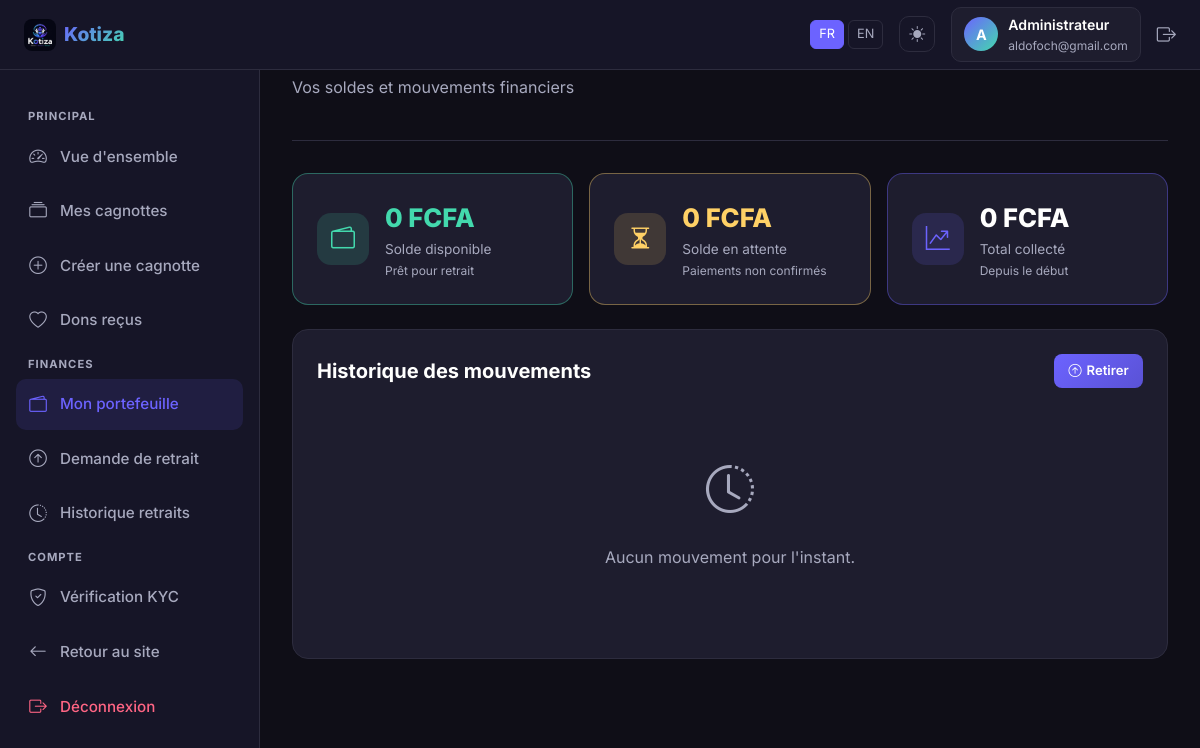
The app's page /user/wallet.php (signed in) with its own data.
### tables this page shows
CREATE TABLE users (
            id INTEGER PRIMARY KEY AUTOINCREMENT,
            full_name TEXT NOT NULL,
            email TEXT UNIQUE NOT NULL,
            phone TEXT UNIQUE NOT NULL,
            password TEXT NOT NULL,
            role TEXT NOT NULL DEFAULT 'user',
            status TEXT NOT NULL DEFAULT 'active',
            balance_pending REAL NOT NULL DEFAULT 0,
            balance_available REAL NOT NULL DEFAULT 0,
            total_collected REAL NOT NULL DEFAULT 0,
            login_attempts INTEGER NOT NULL DEFAULT 0,
            locked_until INTEGER,
            created_at DATETIME DEFAULT CURRENT_TIMESTAMP,
            updated_at DATETIME DEFAULT CURRENT_TIMESTAMP
        );

### includes/functions.php (called while the page is built, shortened)
<?php
function sanitize(string $input): string {
    return htmlspecialchars(strip_tags(trim($input)), ENT_QUOTES, 'UTF-8');
}
function getCurrentUser(): ?array {
    $pdo = getDB();
    $stmt = $pdo->prepare("SELECT * FROM users WHERE id = ?");
    $stmt->execute([$_SESSION['user_id']]);
    return $stmt->fetch() ?: null;
}
function formatAmount(float $amount, string $currency = 'FCFA'): string {
    return number_format($amount, 0, ',', ' ') . ' ' . $currency;
}

### user/wallet.php (the view, shortened to what this page needs)
<?php
require_once __DIR__ . '/../includes/functions.php';
$user = getCurrentUser();
$pdo = getDB();
$transactions = $pdo->prepare("SELECT * FROM wallet_transactions WHERE user_id=? ORDER BY created_at DESC LIMIT 50");
$transactions->execute([$user['id']]);
$txList = $transactions->fetchAll();
require_once __DIR__ . '/../includes/dashboard_header.php';
?>
<div class="page-header">
  <h1 class="page-title">Mon portefeuille</h1>
  <p class="page-subtitle">Vos soldes et mouvements financiers</p>
</div>
<div class="row g-3 mb-4">
  <div class="col-md-4">
    <div class="stat-widget" style="border-color:rgba(67,217,173,0.4);">
      <div class="stat-widget-icon icon-green"><i class="bi bi-wallet2"></i></div>
      <div>
        <div class="stat-widget-value" style="color:var(--accent);"><?= formatAmount($user['balance_available']) ?></div>
        <div class="stat-widget-label">Solde disponible</div>
        <div style="font-size:0.75rem;color:var(--text-muted);">Prêt pour retrait</div>
      </div>
    </div>
  </div>
  <div class="col-md-4">
    <div class="stat-widget" style="border-color:rgba(255,209,102,0.4);">
      <div class="stat-widget-icon icon-yellow"><i class="bi bi-hourglass-split"></i></div>
      <div>
        <div class="stat-widget-value" style="color:var(--warning);"><?= formatAmount($user['balance_pending']) ?></div>
        <div class="stat-widget-label">Solde en attente</div>
        <div style="font-size:0.75rem;color:var(--text-muted);">Paiements non confirmés</div>
      </div>
    </div>
  </div>
  <div class="col-md-4">
    <div class="stat-widget" style="border-color:rgba(108,99,255,0.4);">
      <div class="stat-widget-icon icon-purple"><i class="bi bi-graph-up-arrow"></i></div>
      <div>
        <div class="stat-widget-value"><?= formatAmount($user['total_collected']) ?></div>
        <div class="stat-widget-label">Total collecté</div>
        <div style="font-size:0.75rem;color:var(--text-muted);">Depuis le début</div>
      </div>
    </div>
  </div>
</div>
<div class="card-kotiza">
  <div class="card-body">
    <div class="d-flex justify-content-between align-items-center mb-3">
      <h5 style="font-weight:700;margin:0;">Historique des mouvements</h5>
      <a href="/user/withdrawal.php" class="btn-sm-kotiza btn-primary-sm">
        <i class="bi bi-arrow-up-circle"></i> Retirer
      </a>
    </div>
    <?php if (empty($txList)): ?>
      <div class="text-center py-5" style="color:var(--text-muted);">
        <i class="bi bi-clock-history" style="font-size:3rem;"></i>
        <p class="mt-3">Aucun mouvement pour l'instant.</p>
      </div>
    <?php endif; ?>
  </div>
</div>
<?php require_once __DIR__ . '/../includes/dashboard_footer.php'; ?>

### includes/dashboard_header.php (shortened to what this page needs)
<?php
require_once __DIR__ . '/../includes/functions.php';
$currentUser = getCurrentUser();
$currentPath = $_SERVER['REQUEST_URI'] ?? '/';
?>
<!DOCTYPE html>
<html lang="fr" data-theme="dark">
<head>
  <link rel="stylesheet" href="https://cdn.jsdelivr.net/npm/bootstrap@5.3.2/dist/css/bootstrap.min.css">
  <link rel="stylesheet" href="https://cdn.jsdelivr.net/npm/bootstrap-icons@1.11.3/font/bootstrap-icons.min.css">
  <link rel="stylesheet" href="/assets/css/style.css">
</head>
<body>
<nav style="position:fixed;top:0;left:0;right:0;height:70px;background:var(--bg2);border-bottom:1px solid var(--border);display:flex;align-items:center;padding:0 1.5rem;z-index:200;gap:1rem;">
  <a href="/" style="display:flex;align-items:center;gap:8px;text-decoration:none;">
    <img src="/logo.png" height="32" style="border-radius:8px;">
    <span style="font-weight:800;font-size:1.2rem;background:linear-gradient(135deg,#6c63ff,#43d9ad);-webkit-background-clip:text;-webkit-text-fill-color:transparent;"><?= APP_NAME ?></span>
  </a>
  <div style="margin-left:auto;display:flex;align-items:center;gap:1rem;">
    <div class="d-flex gap-1">
      <button class="lang-btn" data-lang="fr">FR</button>
      <button class="lang-btn" data-lang="en">EN</button>
    </div>
    <button id="theme-toggle"><i class="bi bi-sun-fill" id="theme-icon"></i></button>
    <div style="display:flex;align-items:center;gap:10px;padding:6px 12px;background:var(--bg3);border-radius:10px;border:1px solid var(--border);">
      <div style="width:34px;height:34px;border-radius:50%;background:linear-gradient(135deg,#6c63ff,#43d9ad);display:flex;align-items:center;justify-content:center;color:#fff;font-weight:700;font-size:0.9rem;">
        <?= strtoupper(substr($currentUser['full_name'], 0, 1)) ?>
      </div>
      <div class="d-none d-sm-block">
        <div style="font-weight:600;font-size:0.88rem;color:var(--text);"><?= sanitize($currentUser['full_name']) ?></div>
        <div style="font-size:0.75rem;color:var(--text-muted);"><?= sanitize($currentUser['email']) ?></div>
      </div>
    </div>
    <a href="/auth/logout.php" style="color:var(--text-muted);font-size:1.2rem;" title="Déconnexion">
      <i class="bi bi-box-arrow-right"></i>
    </a>
  </div>
</nav>
<aside class="sidebar">
  <ul class="sidebar-nav">
    <li><span class="sidebar-section">Principal</span></li>
    <li><a href="/user/dashboard.php" class="sidebar-link <?= str_contains($currentPath,'dashboard') ? 'active' : '' ?>">
      <i class="bi bi-speedometer2"></i> Vue d'ensemble
    </a></li>
    <li><a href="/user/campaigns.php" class="sidebar-link <?= str_contains($currentPath,'campaigns') ? 'active' : '' ?>">
      <i class="bi bi-collection"></i> Mes cagnottes
    </a></li>
    <li><a href="/user/create-campaign.php" class="sidebar-link <?= str_contains($currentPath,'create') ? 'active' : '' ?>">
      <i class="bi bi-plus-circle"></i> <span data-i18n="create_campaign">Créer une cagnotte</span>
    </a></li>
    <li><a href="/user/donations.php" class="sidebar-link <?= str_contains($currentPath,'donations') ? 'active' : '' ?>">
      <i class="bi bi-heart"></i> Dons reçus
    </a></li>
    <li><span class="sidebar-section">Finances</span></li>
    <li><a href="/user/wallet.php" class="sidebar-link <?= str_contains($currentPath,'wallet') ? 'active' : '' ?>">
      <i class="bi bi-wallet2"></i> Mon portefeuille
    </a></li>
    <li><a href="/user/withdrawal.php" class="sidebar-link <?= str_contains($currentPath,'withdrawal') && !str_contains($currentPath,'withdrawals') ? 'active' : '' ?>">
      <i class="bi bi-arrow-up-circle"></i> Demande de retrait
    </a></li>
    <li><a href="/user/withdrawals.php" class="sidebar-link <?= str_contains($currentPath,'withdrawals') ? 'active' : '' ?>">
      <i class="bi bi-clock-history"></i> Historique retraits
    </a></li>
    <li><span class="sidebar-section">Compte</span></li>
    <li><a href="/user/kyc.php" class="sidebar-link <?= str_contains($currentPath,'kyc') ? 'active' : '' ?>">
      <i class="bi bi-shield-check"></i> Vérification KYC
    </a></li>
    <li><a href="/" class="sidebar-link"><i class="bi bi-arrow-left"></i> Retour au site</a></li>
    <li><a href="/auth/logout.php" class="sidebar-link" style="color:var(--secondary);">
      <i class="bi bi-box-arrow-right"></i> Déconnexion
    </a></li>
  </ul>
</aside>
<main class="main-content">

### assets/css/style.css (style rules this page uses)
:root { --primary: #6c63ff; --primary-dark: #5a52d5; --primary-light: #8b84ff; --secondary: #ff6584; --accent: #43d9ad; --bg-dark: #0f0e17; --bg-dark2: #161527; --bg-dark3: #1e1d2e; --bg-card-dark: #1e1d2e; --text-dark: #fffffe; --text-muted-dark: #a7a9be; --border-dark: #2d2c3e; --bg-light: #f8f9ff; --bg-light2: #ffffff; --bg-card-light: #ffffff; --text-light: #0d0d0d; --text-muted-light: #6c757d; --border-light: #e0e0f0; --success: #43d9ad; --danger: #ff6584; --warning: #ffd166; --info: #6c63ff; --shadow: 0 4px 24px rgba(108,99,255,0.15); --radius: 16px; --transition: 0.3s ease; }
[data-theme="dark"] { --bg: var(--bg-dark); --bg2: var(--bg-dark2); --bg3: var(--bg-dark3); --bg-card: var(--bg-card-dark); --text: var(--text-dark); --text-muted: var(--text-muted-dark); --border: var(--border-dark); }
* { box-sizing: border-box; margin: 0; padding: 0; }
html { scroll-behavior: smooth; }
body { background: var(--bg); color: var(--text); font-family: 'Inter', 'Segoe UI', system-ui, sans-serif; transition: background var(--transition), color var(--transition); line-height: 1.6; }
a { color: var(--primary); text-decoration: none; transition: color var(--transition); }
.lang-btn { background: transparent; border: 1px solid var(--border); color: var(--text-muted); padding: 3px 8px; border-radius: 6px; font-size: 0.8rem; cursor: pointer; transition: all var(--transition); }
.lang-btn.active, .lang-btn:hover { background: var(--primary); color: #fff; border-color: var(--primary); }
#theme-toggle { background: transparent; border: 1px solid var(--border); color: var(--text-muted); width: 36px; height: 36px; border-radius: 10px; cursor: pointer; display: flex; align-items: center; justify-content: center; transition: all var(--transition); }
.card-kotiza { background: var(--bg-card); border: 1px solid var(--border); border-radius: var(--radius); overflow: hidden; transition: all var(--transition); height: 100%; }
.card-body { padding: 1.5rem; }
.sidebar { width: 260px; background: var(--bg2); border-right: 1px solid var(--border); padding: 2rem 1rem; position: fixed; top: 70px; bottom: 0; left: 0; overflow-y: auto; z-index: 100; transition: transform var(--transition); }
.sidebar-nav { list-style: none; padding: 0; }
.sidebar-nav li { margin-bottom: 4px; }
.sidebar-link { display: flex; align-items: center; gap: 12px; padding: 0.7rem 0.75rem; border-radius: 10px; color: var(--text-muted); font-weight: 500; font-size: 0.95rem; transition: all var(--transition); text-decoration: none; }
.sidebar-link:hover, .sidebar-link.active { background: rgba(108,99,255,0.12); color: var(--primary); }
.sidebar-link i { font-size: 1.1rem; width: 20px; text-align: center; }
.sidebar-section { font-size: 0.7rem; text-transform: uppercase; letter-spacing: 1px; color: var(--text-muted); padding: 1rem 0.75rem 0.25rem; font-weight: 700; }
.main-content { margin-left: 260px; flex: 1; padding: 2rem; min-height: calc(100vh - 70px); }
.page-header { margin-bottom: 2rem; padding-bottom: 1.5rem; border-bottom: 1px solid var(--border); }
.page-title { font-size: 1.8rem; font-weight: 800; color: var(--text); }
.page-subtitle { color: var(--text-muted); }
.stat-widget { background: var(--bg-card); border: 1px solid var(--border); border-radius: var(--radius); padding: 1.5rem; display: flex; align-items: center; gap: 1rem; transition: all var(--transition); }
.stat-widget-icon { width: 52px; height: 52px; border-radius: 14px; display: flex; align-items: center; justify-content: center; font-size: 1.5rem; flex-shrink: 0; }
.icon-purple { background: rgba(108,99,255,0.15); color: var(--primary); }
.icon-green { background: rgba(67,217,173,0.15); color: var(--accent); }
.icon-yellow { background: rgba(255,209,102,0.15); color: var(--warning); }
.stat-widget-value { font-size: 1.6rem; font-weight: 800; color: var(--text); }
.stat-widget-label { color: var(--text-muted); font-size: 0.85rem; }
.btn-sm-kotiza { padding: 0.4rem 0.9rem; font-size: 0.82rem; border-radius: 8px; font-weight: 600; border: none; cursor: pointer; transition: all var(--transition); display: inline-flex; align-items: center; gap: 5px; }
.btn-primary-sm { background: linear-gradient(135deg, var(--primary), var(--primary-dark)); color: #fff; }

### records on screen
users: full_name "A", full_name "Administrateur", email "aldofoch@gmail.com", balance_available "0 FCFA", balance_pending "0 FCFA", total_collected "0 FCFA"

### other values on screen
APP_NAME "Kotiza"
